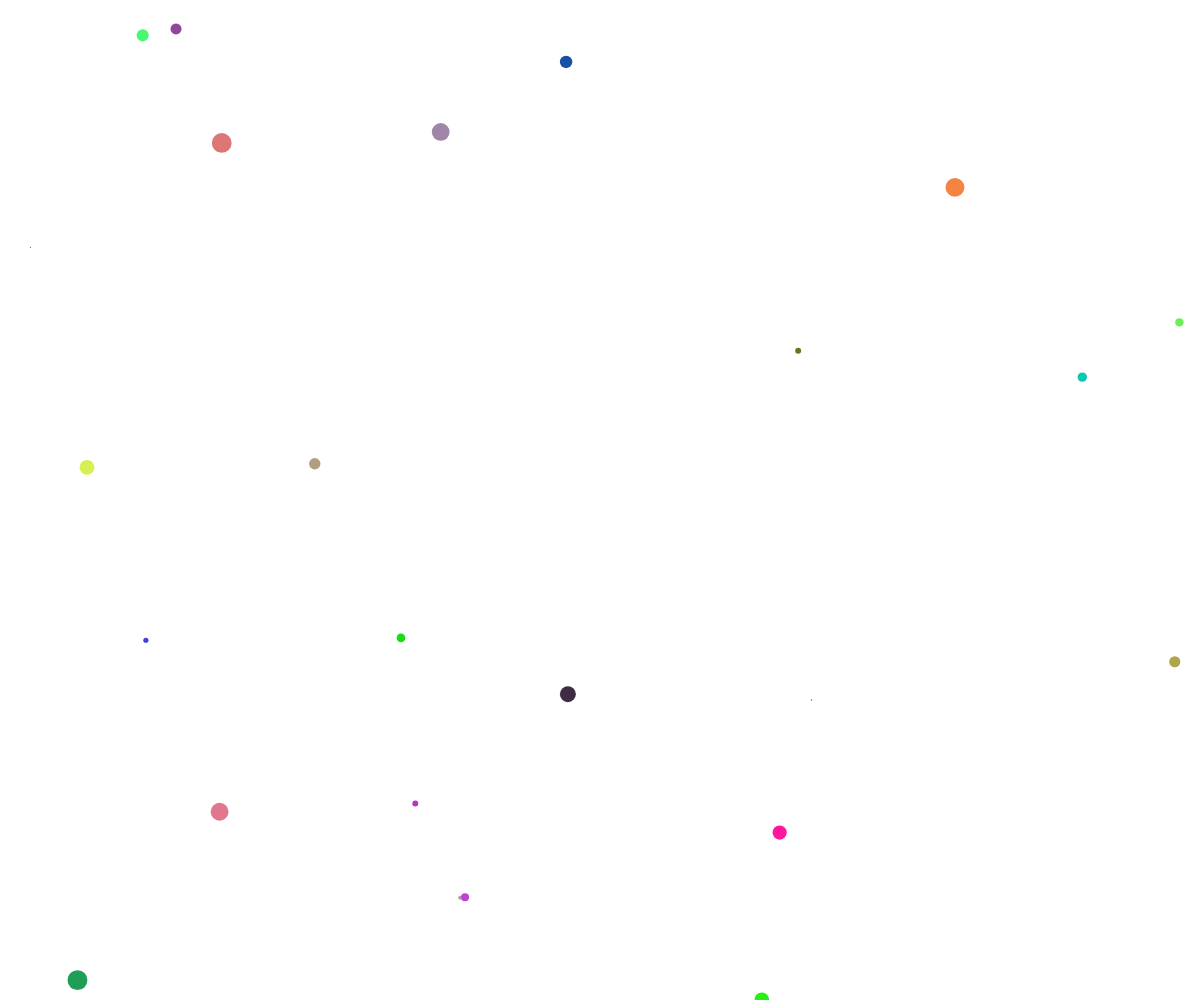
Frame 1 (no input)
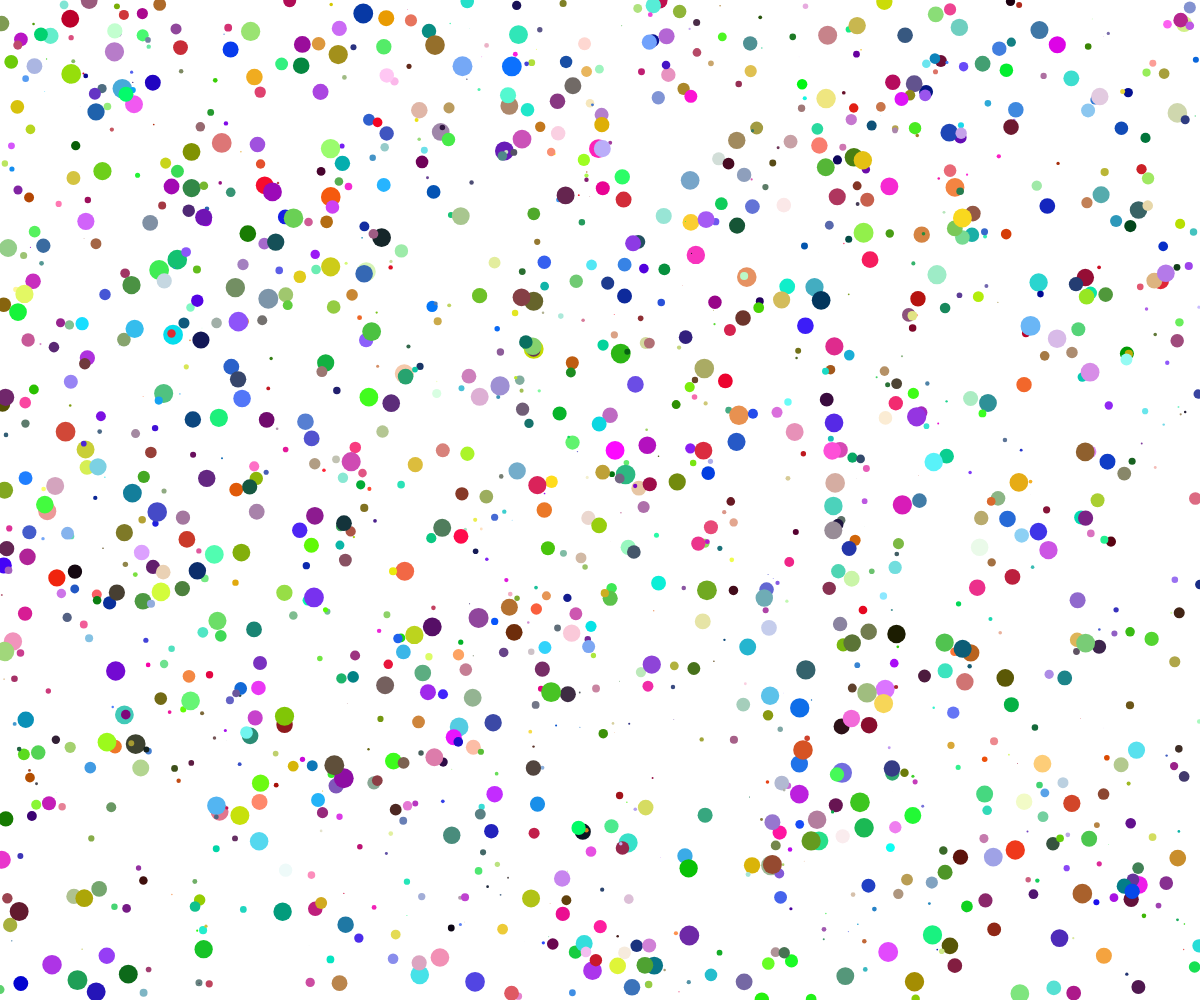
Frame 60 (no input)
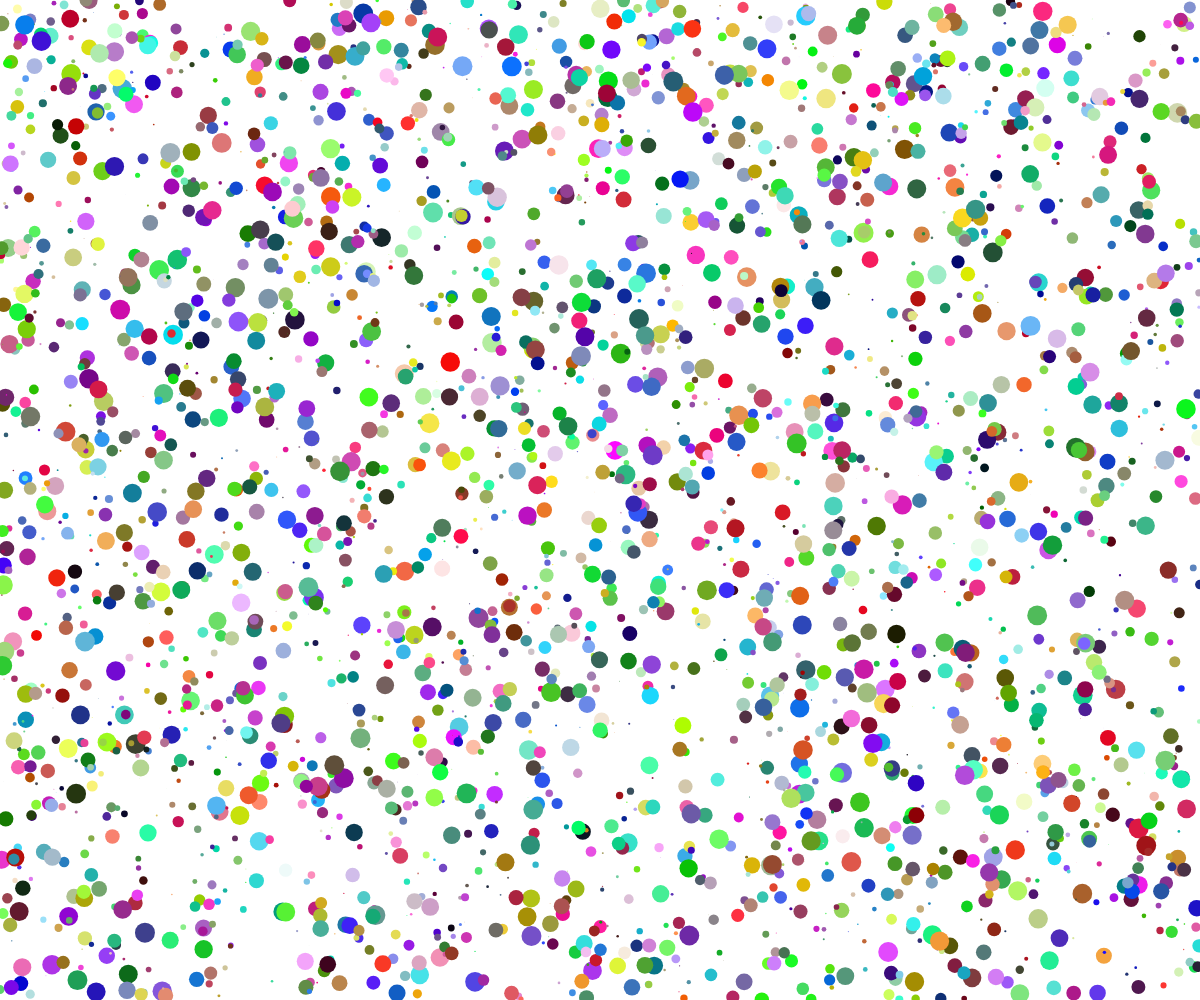
Frame 120 (the mouse pressed at the canvas centre since frame 60)

The p5.js sketch that drew these frames (run headless with seeded random() and noise() and a simulated clock; from frame 60 on, the mouse is pressed at the canvas centre):

// p5.js sketch
// ── sketch.js
function setup() {
  createCanvas(innerWidth, innerHeight);
  noStroke();
}

function draw() {
  for(let x=0;x<25;x++) {
    fill(random(256), random(256), random(256));
    circle(random(width), random(height), random(20));
  }
}
